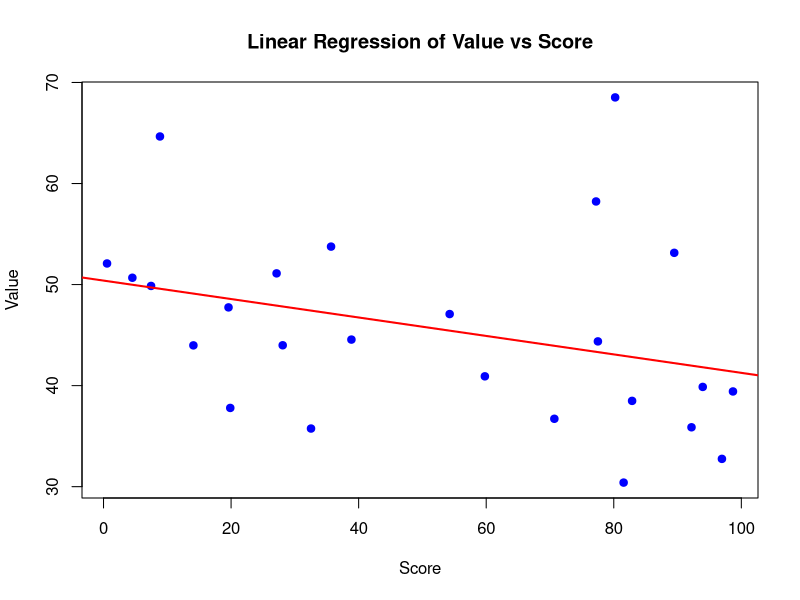

Recreate this plot in R.
# regression.R - Synthetic file created with ChatGPT

# Load necessary libraries
library(readr)
library(dplyr)

# Load the data
data <- read_csv("final-dataset.csv")

# Quick look at the data
print("First few rows of the data:")
print(head(data))

# Do a simple linear regression: value ~ score
model <- lm(value ~ score, data = data)

# Print the summary of the model
print("Summary of the linear regression model:")
print(summary(model))

# Optional: plot the regression
plot(data$score, data$value, 
     main = "Linear Regression of Value vs Score",
     xlab = "Score", ylab = "Value", pch = 19, col = "blue")
abline(model, col = "red", lwd = 2)
